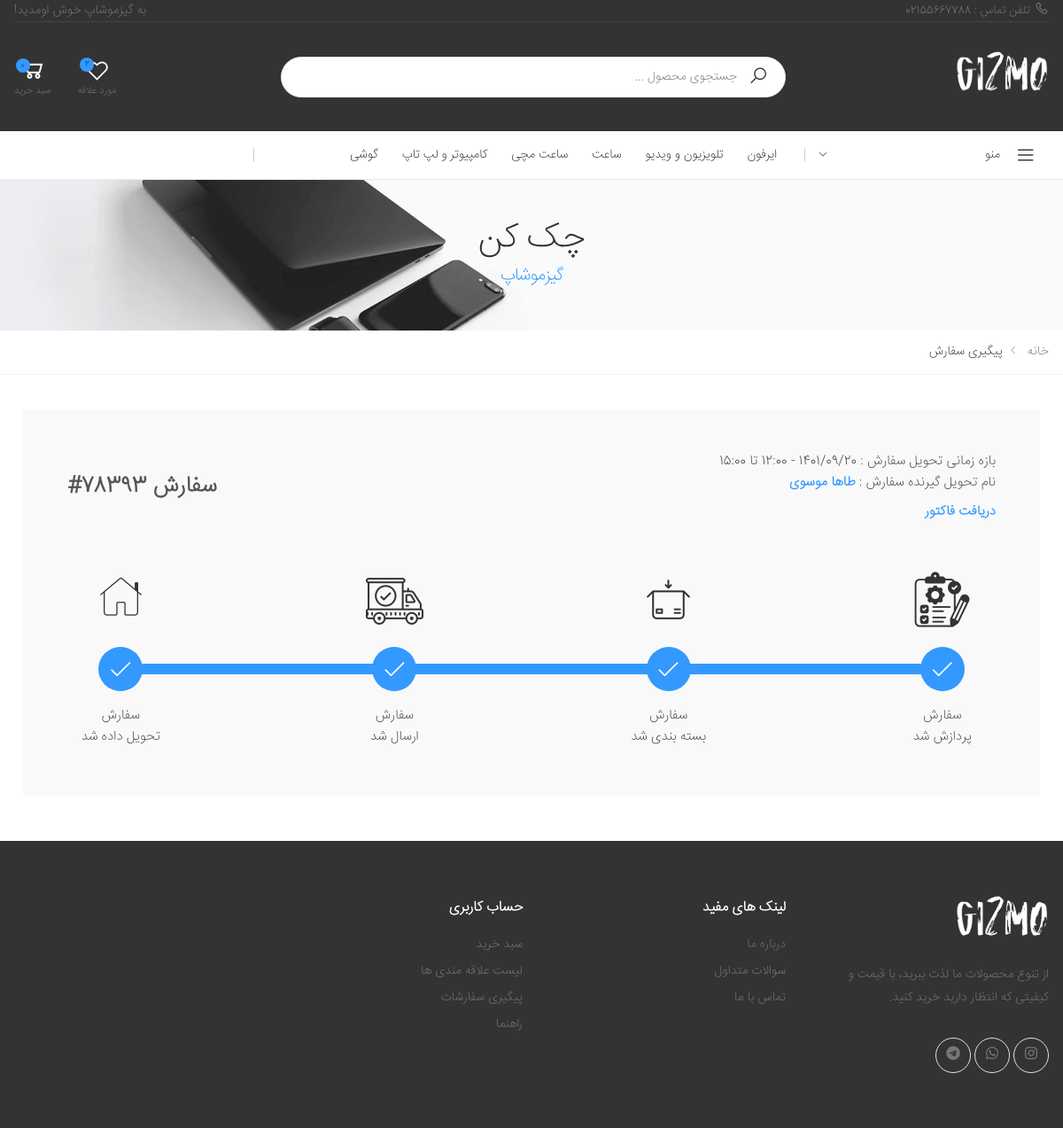
/orders/4/ (signed in), run on the app's committed database.
### stuff/models.py (models this page shows, shortened)
class Category(models.Model):
    sub_category = models.ForeignKey('self',on_delete=models.CASCADE, related_name='scategory',null=True,blank=True)
    is_sub = models.BooleanField(default=False)
    name = models.CharField(max_length=200)
    slug = models.SlugField(max_length=200,unique=True)
    class Meta:
        ordering = ('name',)
        verbose_name = 'category'
        verbose_name_plural = 'categories'
    def get_absolute_url(self):
        return reverse('stuff:category_detail',args=[self.id,1])

### accounts/models.py (models this page shows, shortened)
class User(AbstractBaseUser):
    phoneNumber = models.CharField(unique=True, max_length=11)
    full_name = models.CharField(max_length=100, null=True, blank=True)
    is_admin = models.BooleanField(default=False)
    is_active = models.BooleanField(default=True)
    email = models.EmailField(unique=True)
    can_change_password = models.BooleanField(default=False)
    code = models.IntegerField(blank=True,null=True)
    wishlist = models.ManyToManyField(Product,blank=True,related_name ="wishlist")
    informing = models.ManyToManyField(Product,blank=True,related_name ="informing")
    USERNAME_FIELD = 'phoneNumber'
    objects = MyUserManager()

### orders/models.py (models this page shows, shortened)
class Order(models.Model):
    user = models.ForeignKey(settings.AUTH_USER_MODEL,on_delete=models.CASCADE,related_name='orders')
    created = models.DateTimeField(auto_now_add=True)
    updated = models.DateTimeField(auto_now=True)
    paid = models.BooleanField(default=False)
    discount = models.IntegerField(blank=True,null=True,default=None)
    address = models.ForeignKey(Address,on_delete=models.CASCADE,blank=True,null=True,default=None)
    processed = models.BooleanField(default=False)
    packing = models.BooleanField(default=False)
    shipped = models.BooleanField(default=False)
    deliveried = models.BooleanField(default=False)
    class Meta:
        ordering = ('-created',)
    def get_order_number(self):
        order_id = self.id
        order_num = abs(hash(self.created)) % (10 ** 5)
        order_num_str = str(order_num).zfill(5)
        return order_num_str

### orders/views.py (the view)
# urls.py: path('',detail,name='detail'),
@login_required
def detail(request,order_id):
    Info = InformationsForTemplate(request)
    form = CouponForm
    order = get_object_or_404(Order,id=order_id)
    Info['order'] = order
    Info['form'] = form
    if (order.user != request.user) and not(request.user.is_admin):
        return render(request,'facades/404.html', Info)
    if order.paid :
        return render(request,'orders/trackOrders.html', Info)
    return render(request,'orders/checkout.html', Info)

### cart/cart.py (called while the page is built)
    def get_count(self):
        return sum(1 for item in self.cart.values())

### facades/views.py (called while the page is built)
def InformationsForTemplate(request):
    Info = {}
    allCategories = Category.objects.filter(is_sub=False)
    wishlistAmount = 0
    if(request.user.is_authenticated):
        wishlistAmount = request.user.wishlist.all().count()
    covers = Cover.objects.all()
    form = UserLoginForm
    cart = Cart(request)
    CartAmount = cart.get_count()
    formLogin = UserLoginForm
    formRegister= UserCreationForm
    brands = Brand.objects.all()
    shops = shop.objects.all()
    Info = {'allCategories': allCategories,'wishlistAmount':wishlistAmount,'cart':cart,'covers':covers,'form':form
    ,'formLogin':formLogin,'formRegister':formRegister,"brands":brands,"shops":shops}
    return Info

### orders/templates/orders/trackOrders.html (shortened to what this page needs)
{% extends 'facades/base.html' %}
{% load static %}
{% block css %}
{% include 'facades/parts/css.html' %}
{% endblock %}
{% block main %}
        <main class="main">
            <div class="page-header text-center" style="background-image: url({% static 'facades/images/slide-1.png' %})">
                <div class="container">
                    <h1 class="page-title">چک کن <span>گیزموشاپ</span></h1>
                </div>
            </div>
            <nav aria-label="breadcrumb" class="breadcrumb-nav">
                <div class="container">
                    <ol class="breadcrumb">
                        <li class="breadcrumb-item"><a href="{% url 'facades:home' %}">خانه</a></li>
                        <li class="breadcrumb-item active" aria-current="page">پیگیری سفارش</li>
                    </ol>
                </div>
            </nav>
            <div class="page-content">
                <div class="container">
                    <div class="trackorder-content col-md-12">
                        <div class="trackorder-inner">
                            <div class="trackorder-top">
                                <div class="trackorder-detail">
                                    <div>بازه زمانی تحویل سفارش : 1401/09/20 - 12:00 تا 15:00</div>
                                    <div>نام تحویل گیرنده سفارش : <span>{{request.user.full_name}}</span></div>
                                    <div><a href="{% url 'orders:factor' order.id %}"><span>دریافت فاکتور</span></a></div>
                                </div>
                                <h2 class="trackorder-id">سفارش {{order.get_order_number}}#</h2>
                            </div>
                            <div class="trackorder-bottom">
                                <div class="trackorder-progress">
                                    <ul class="trackorder-progressbar">
                                        <li class="trackorder-step {% if order.processed %} active {% endif %}"><span class="track-icon"> <img
                                                    src="{% static 'facades/images/track%20order/processed.png' %}"
                                                    alt="track_order"></span><span
                                                class="progressbar-track"></span><span class="track-title">{% if order.processed %}سفارش
                                                <br>پردازش شد
                                                {% endif %}</span></li>
                                        <li class="trackorder-step {% if order.packing %} active {% endif %}"><span class="track-icon"> <img
                                                    src="{% static 'facades/images/track%20order/packing.png' %}"
                                                    alt="track_order"></span><span
                                                class="progressbar-track"></span><span class="track-title">{% if order.packing %}سفارش
                                                <br>بسته بندی شد{% endif %}
                                                </span></li>
                                        <li class="trackorder-step {% if order.shipped %} active {% endif %}"><span class="track-icon"> <img
                                                    src="{% static 'facades/images/track%20order/shipped.png' %}"
                                                    alt="track_order"></span><span
                                                class="progressbar-track"></span><span class="track-title">{% if order.shipped %}سفارش
                                                <br>ارسال شد{% endif %}
                                                </span></li>
                                        <li class="trackorder-step {% if order.deliveried %} active {% endif %}"><span class="track-icon"> <img
                                                    src="{% static 'facades/images/track%20order/deliveried.png' %}"
                                                    alt="track_order"></span><span
                                                class="progressbar-track"></span><span class="track-title">{% if order.deliveried %}سفارش
                                                <br> تحویل داده شد {% endif %}</span></li>
                                    </ul>
                                </div>
                            </div>
                        </div>
                    </div>
                </div>
            </div>
        </main>
{% endblock %}

### facades/templates/facades/parts/black_header.html (shortened to what this page needs)
{% load static %}
<header class="header header-intro-clearance header-3">
    <div class="header-top">
        <div class="container">
                    <div class="header-left">
                        <a href=""><i class="icon-phone"></i>تلفن تماس : 02155667788</a>
                    </div>
                    <div class="header-right">
                        <ul class="top-menu">
                            <li>
                                <ul>
                                    <li><p> به گیزموشاپ خوش اومدید! </li></p>
                                </ul>
                            </li>
                        </ul>
                    </div>
                </div>
    </div>
    <div class="header-middle">
        <div class="container">
            <div class="header-left">
                <a href="{% url 'facades:home' %}" class="logo">
                    <img src="{% static 'facades/images/logi.png' %}" alt="Logo image" width="105" height="25">
                </a>
            </div>
            <div class="header-center">
                <div class="header-search header-search-extended header-search-visible d-none d-lg-block">
                    <form action="{% url 'stuff:product_search' 1 %}" method="GET">
                      <div class="header-search-wrapper search-wrapper-wide">
                        <button class="btn btn-primary" type="submit"><i class="icon-search"></i></button>
                        <input type="search" class="form-control" name="query" id="query" placeholder="جستجوی محصول ..." required>
                      </div>
                    </form>
                  </div>
            </div>
            <div class="header-right">
              {% if request.user.is_authenticated %}
              <div class="wishlist">
                            <a href="{% url 'stuff:showWishList' 1 %}" title="لیست محصولات مورد علاقه شما">
                                <div class="icon">
                                    <i class="icon-heart-o"></i>
                                    <span class="wishlist-count badge">{{wishlistAmount}}</span>
                                </div>
                                <p>مورد علاقه</p>
                            </a>
                  </div>
                <div class="dropdown cart-dropdown">
                    <a href="{% url 'cart:detail' %}" class="dropdown-toggle" role="button" data-toggle="dropdown"
                        aria-haspopup="true" aria-expanded="false" data-display="static">
                        <div class="icon">
                            <i class="icon-shopping-cart"></i>
                            <span class="cart-count">{{cart.get_count}}</span>
                        </div>
                        <p>سبد خرید</p>
                    </a>
                </div>
                {% endif %}
            </div>
        </div>
    </div>
    <div class="header-bottom sticky-header">
        <div class="container">
            <div class="header-left">
                <div class="dropdown category-dropdown">
                    <a href="#" class="dropdown-toggle" role="button" data-toggle="dropdown"
                        aria-haspopup="true" aria-expanded="false" data-display="static"
                        title="دسته بندی فروشگاه">
                        منو <i class="icon-angle-down"></i>
                    </a>
                </div>
            </div>
            <div class="header-center">
                <nav class="main-nav">
                    <ul class="menu sf-arrows">
                        {% for cat in allCategories %}
                        <li>
                            <a href="{{cat.get_absolute_url}}">{{cat.name}}</a>
                        </li>
                        {% endfor %}
                    </ul>
                </nav>
            </div>
            <div class="header-right">
            </div>
        </div>
    </div>
</header>

### data on the page
Category: name "ایرفون"
Category: name "تلویزیون و ویدیو"
Category: name "ساعت"
Category: name "ساعت مچی"
Category: name "کامپیوتر و لپ تاپ"
Category: name "گوشی"
User: user.full_name "طاها موسوی"
Order: get_order_number "78393"

### other printed values
{{ wishlistAmount }} "2"
{{ cart.get_count }} "0"
